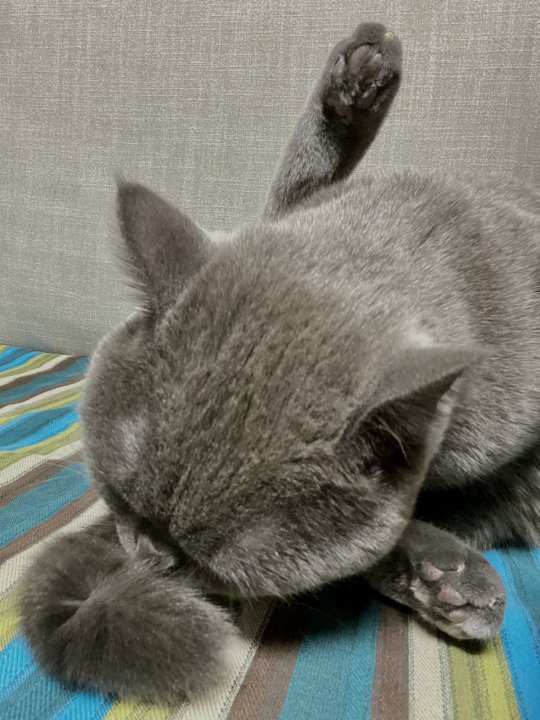
%> input picture dataset/input/cat.jpg, 1080 x 1440 px (shown at 1/2 size)
$ octave demo.m   (GNU Octave 9; MATLAB toolbox functions it lacks are replaced by stand-ins)
%> lines starting %> are read from the running program, lines starting %| are printed output that depends on the picture
%> further down, input is the input picture: size 1440x1080x3 uint8; mean R, G, B 119.6, 119.9, 110.2
### src/style_lib/canvas.m
function [output] = canvas(input)

input = double(input);
%> input: size 1440x1080x3 double
canvas = imread('dataset/style/canvas.jfif');
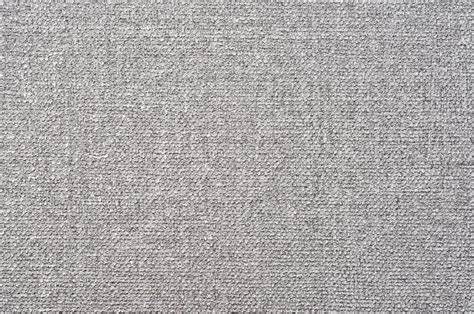
%> input picture dataset/style/canvas.jfif, 474 x 314 px
%> canvas is the input picture: size 314x474x3 uint8; mean R, G, B 170.6, 167.9, 167.6
canvas = imresize(canvas,size(input,[1,2]));
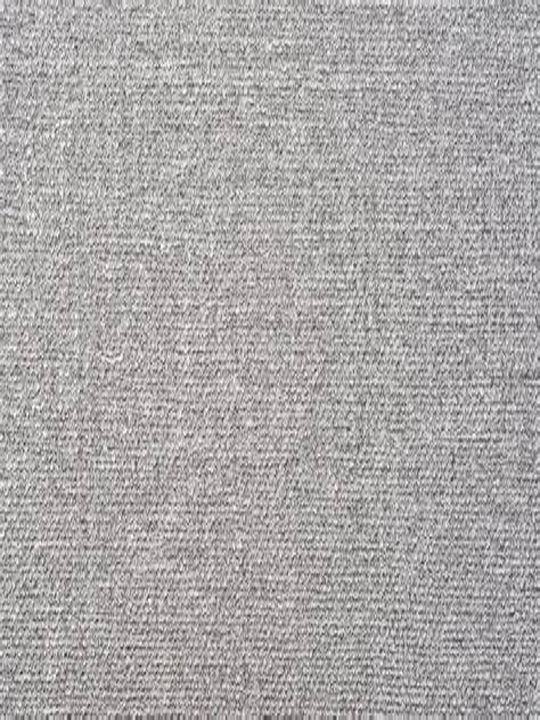
%> canvas: size 1440x1080x3 uint8 (shown at 1/2 size); mean R, G, B 170.6, 167.9, 167.6
canvas = double(canvas);
%> canvas: size 1440x1080x3 double
output = zeros(size(input));
% [4 lines of commented-out code are left out]
wname = 'db1';
N = 2;

for c = 1:3
    input_v = input(:,:,c);
    canvas_v = canvas(:,:,c);
    [C1,S1] = wavedec2(input_v,N,wname);
    [C2,S2] = wavedec2(canvas_v,N,wname);

    A1 = appcoef2(C1,S1,wname,N);
    A2 = appcoef2(C2,S2,wname,N);

    alpha = 0.70;
    A = alpha * A1 + (1-alpha) * A2;

    C=reshape(A,1,size(A,1)*size(A,2));


    for i=N:-1:1
        [H1,V1,D1]=detcoef2('all',C1,S1,i);
        [H2,V2,D2]=detcoef2('all',C2,S2,i);
        H=alpha*H1+(1-alpha)*H2;
        D=alpha*D1+(1-alpha)*D2;
        V=alpha*V1+(1-alpha)*V2;
        h=reshape(H,1,S1(N+2-i,1)*S1(N+2-i,2));
        v=reshape(V,1,S1(N+2-i,1)*S1(N+2-i,2));
        d=reshape(D,1,S1(N+2-i,1)*S1(N+2-i,2));
        C=[C,h,v,d];
    end

    S=S1;
    output(:,:,c) = waverec2(C,S,wname);
end
%> this loop made 3 passes
%> pass 1, in canvas, `input_v = input(:,:,c);`:
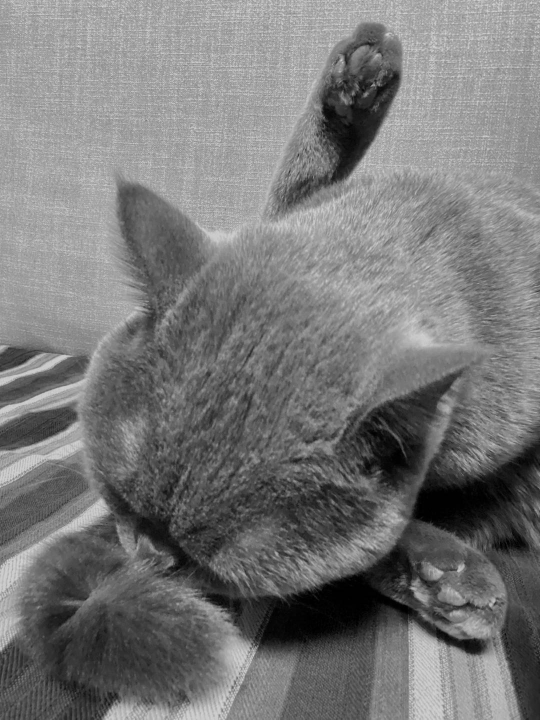
%> input_v: size 1440x1080 double (shown at 1/2 size); min 0, max 224, mean 119.6
%> pass 1, in canvas, `A1 = appcoef2(C1,S1,wname,N);`:
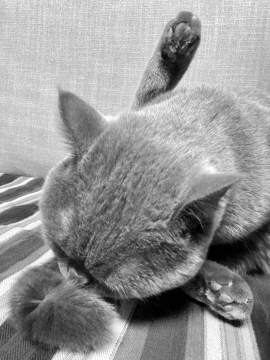
%> A1: size 360x270 double; min 0, max 820, mean 478.3; drawn with min black and max white
%> pass 1, in canvas, `A2 = appcoef2(C2,S2,wname,N);`:
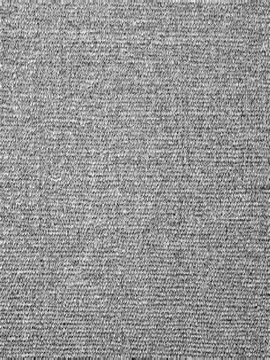
%> A2: size 360x270 double; min 243.3, max 995, mean 682.4; drawn with min black and max white
%> after the loop:
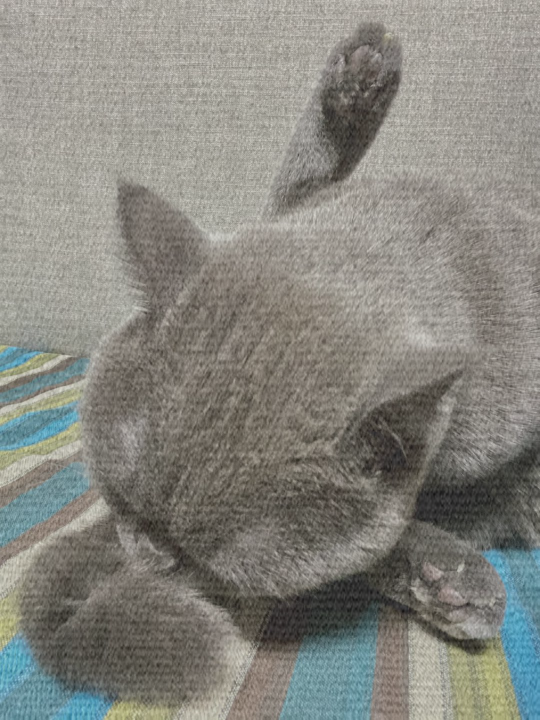
%> output: size 1440x1080x3 double (shown at 1/2 size); mean R, G, B 134.9, 134.3, 127.4
% output_hsv = input_hsv;
% output_hsv(3) = output_v;
% output = hsv2rgb(output_hsv);
output = uint8(output);
%> output: size 1440x1080x3 uint8

% figure;imshow(output);
end

### src/style_lib/stary.m
function [output] = stary(input)

input = double(input);
%> the run ends on the next line
canvas = imread('dataset/style/stary.jfif');
canvas = imresize(canvas,size(input,[1,2]));
canvas = double(canvas);
output = zeros(size(input));
% [4 lines of commented-out code are left out]
wname = 'db1';
N = 2;

for c = 1:3
    input_v = input(:,:,c);
    canvas_v = canvas(:,:,c);
    [C1,S1] = wavedec2(input_v,N,wname);
    [C2,S2] = wavedec2(canvas_v,N,wname);

    A1 = appcoef2(C1,S1,wname,N);
    A2 = appcoef2(C2,S2,wname,N);

    alpha = 0.80;
    A = alpha * A1 + (1-alpha) * A2;

    C=reshape(A,1,size(A,1)*size(A,2));

    beta = 0.80;
    for i=N:-1:1
        [H1,V1,D1]=detcoef2('all',C1,S1,i);
        [H2,V2,D2]=detcoef2('all',C2,S2,i);
        H=beta*H1+(1-beta)*H2;
        D=beta*D1+(1-beta)*D2;
        V=beta*V1+(1-beta)*V2;
        h=reshape(H,1,S1(N+2-i,1)*S1(N+2-i,2));
        v=reshape(V,1,S1(N+2-i,1)*S1(N+2-i,2));
        d=reshape(D,1,S1(N+2-i,1)*S1(N+2-i,2));
        C=[C,h,v,d];
    end

    S=S1;
    output(:,:,c) = waverec2(C,S,wname);
end
% output_hsv = input_hsv;
% output_hsv(3) = output_v;
% output = hsv2rgb(output_hsv);
output = uint8(output);

% figure;imshow(output);
end

### demo.m
input = imread('dataset/input/cat.jpg');
%%Styles
canvas_img = canvas(input);%canvas style
figure;imshow(canvas_img);title('Canvas Style');
stary_img = stary(input);%stary night style
